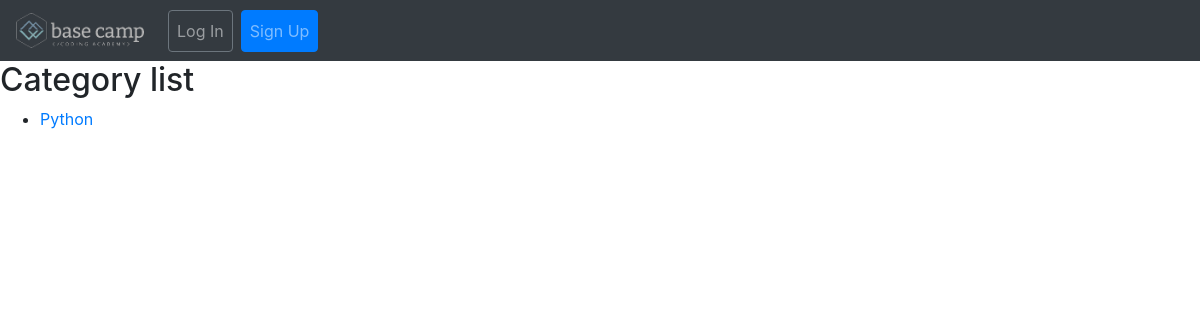
The page /category/ on the database as committed earlier.
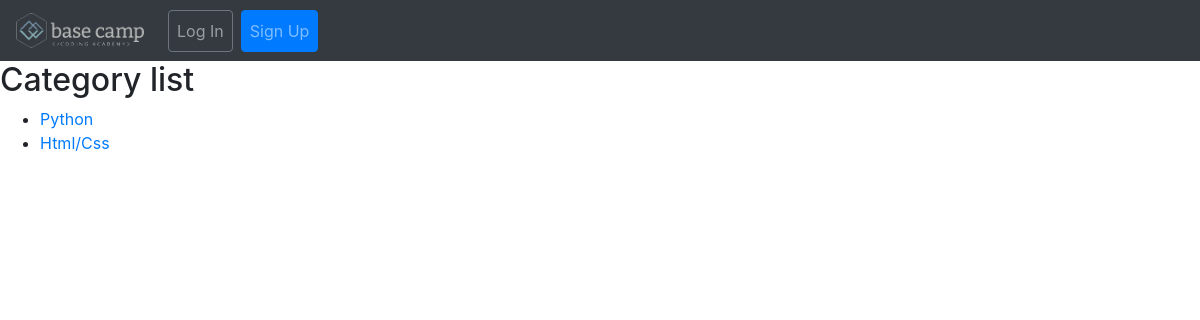
The same page on the database as committed later.
### cards/models.py (models this page shows, shortened)
class Category(models.Model):
    category = models.CharField(
        verbose_name=_("Category"), max_length=250, blank=True, unique=True, null=True
    )
    objects = CategoryManager()
    class Meta:
        verbose_name = _("Category")
        verbose_name_plural = _("Categories")

### cards/views.py (the view)
class CategoriesListView(ListView):
    model = Category

### templates/cards/category_list.html (shortened to what this page needs)
{% extends 'base.html' %}
{% load i18n %}
{% block content %}
<h2>{% trans "Category list" %}</h2>
<ul>
  {% for cat in category_list %}
  <li>
	<a href="{% url 'quiz_category_list_matching' category_name=cat.category %}">
	  {{ cat.category }}
	</a>
  </li>
  {% endfor %}
</ul>
{% endblock %}

Rows that differ between the two databases and show on the page:
added Category: category "Html/Css"
